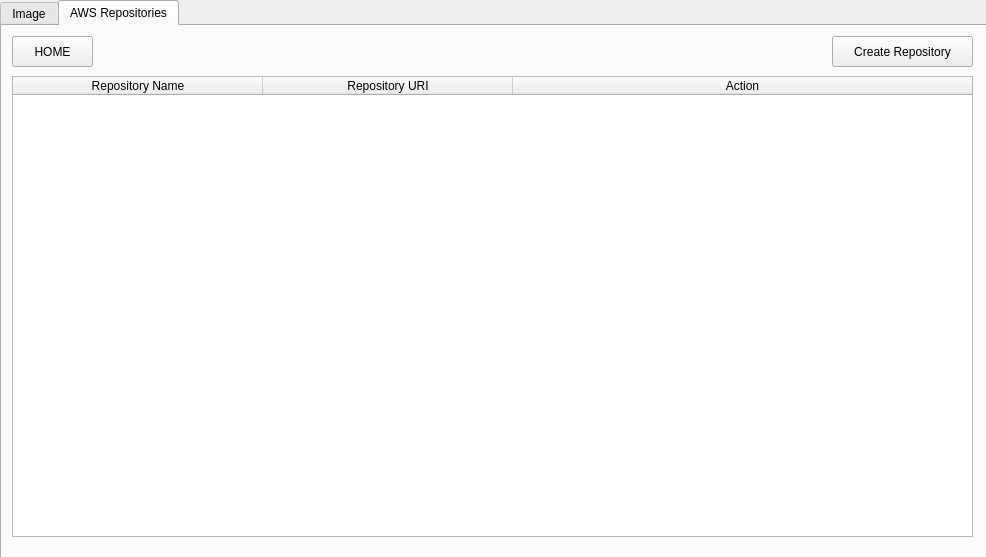
<?xml version="1.0" encoding="UTF-8"?>
<ui version="4.0">
 <class>Form</class>
 <widget class="QWidget" name="Form">
  <property name="geometry">
   <rect>
    <x>0</x>
    <y>0</y>
    <width>986</width>
    <height>557</height>
   </rect>
  </property>
  <property name="acceptDrops">
   <bool>false</bool>
  </property>
  <property name="windowTitle">
   <string>Docker Client</string>
  </property>
  <widget class="QTabWidget" name="tabWidget">
   <property name="geometry">
    <rect>
     <x>0</x>
     <y>0</y>
     <width>991</width>
     <height>561</height>
    </rect>
   </property>
   <property name="currentIndex">
    <number>1</number>
   </property>
   <widget class="QWidget" name="tab">
    <attribute name="title">
     <string>Image</string>
    </attribute>
    <widget class="QPushButton" name="pushButton">
     <property name="geometry">
      <rect>
       <x>870</x>
       <y>480</y>
       <width>91</width>
       <height>41</height>
      </rect>
     </property>
     <property name="text">
      <string>Build</string>
     </property>
    </widget>
    <widget class="QWidget" name="layoutWidget">
     <property name="geometry">
      <rect>
       <x>20</x>
       <y>20</y>
       <width>831</width>
       <height>491</height>
      </rect>
     </property>
     <layout class="QGridLayout" name="gridLayout">
      <item row="2" column="0">
       <widget class="QLabel" name="label">
        <property name="text">
         <string>Project Path:</string>
        </property>
       </widget>
      </item>
      <item row="2" column="2">
       <widget class="QLineEdit" name="ProjectPath"/>
      </item>
      <item row="3" column="0">
       <widget class="QLabel" name="label_2">
        <property name="text">
         <string>Tag:</string>
        </property>
       </widget>
      </item>
      <item row="3" column="2">
       <widget class="QLineEdit" name="Tag"/>
      </item>
      <item row="2" column="3">
       <widget class="QToolButton" name="toolButton">
        <property name="text">
         <string>...</string>
        </property>
       </widget>
      </item>
      <item row="6" column="0" colspan="3">
       <widget class="QGroupBox" name="groupBox">
        <property name="title">
         <string>DockerFile:</string>
        </property>
        <layout class="QHBoxLayout" name="horizontalLayout">
         <property name="leftMargin">
          <number>1</number>
         </property>
         <property name="topMargin">
          <number>1</number>
         </property>
         <property name="rightMargin">
          <number>1</number>
         </property>
         <property name="bottomMargin">
          <number>1</number>
         </property>
         <item>
          <widget class="QTextEdit" name="textEdit"/>
         </item>
        </layout>
       </widget>
      </item>
     </layout>
    </widget>
    <zorder>layoutWidget</zorder>
    <zorder>pushButton</zorder>
    <zorder>groupBox</zorder>
    <zorder>textEdit</zorder>
   </widget>
   <widget class="QWidget" name="tab_2">
    <attribute name="title">
     <string>AWS Repositories</string>
    </attribute>
    <widget class="QTableWidget" name="tableWidget">
     <property name="geometry">
      <rect>
       <x>10</x>
       <y>50</y>
       <width>961</width>
       <height>461</height>
      </rect>
     </property>
     <property name="sizeAdjustPolicy">
      <enum>QAbstractScrollArea::AdjustIgnored</enum>
     </property>
     <attribute name="horizontalHeaderDefaultSectionSize">
      <number>250</number>
     </attribute>
     <attribute name="horizontalHeaderStretchLastSection">
      <bool>true</bool>
     </attribute>
     <column>
      <property name="text">
       <string>Repository Name</string>
      </property>
     </column>
     <column>
      <property name="text">
       <string>Repository URI</string>
      </property>
     </column>
     <column>
      <property name="text">
       <string>Action</string>
      </property>
     </column>
    </widget>
    <widget class="QPushButton" name="HOME">
     <property name="geometry">
      <rect>
       <x>10</x>
       <y>10</y>
       <width>81</width>
       <height>31</height>
      </rect>
     </property>
     <property name="text">
      <string>HOME</string>
     </property>
    </widget>
    <widget class="QPushButton" name="CreateRep">
     <property name="geometry">
      <rect>
       <x>830</x>
       <y>10</y>
       <width>141</width>
       <height>31</height>
      </rect>
     </property>
     <property name="text">
      <string>Create Repository</string>
     </property>
    </widget>
   </widget>
  </widget>
 </widget>
 <tabstops>
  <tabstop>ProjectPath</tabstop>
  <tabstop>pushButton</tabstop>
  <tabstop>tabWidget</tabstop>
 </tabstops>
 <resources/>
 <connections>
  <connection>
   <sender>pushButton</sender>
   <signal>clicked()</signal>
   <receiver>Form</receiver>
   <slot>buildimage()</slot>
   <hints>
    <hint type="sourcelabel">
     <x>876</x>
     <y>593</y>
    </hint>
    <hint type="destinationlabel">
     <x>873</x>
     <y>556</y>
    </hint>
   </hints>
  </connection>
  <connection>
   <sender>toolButton</sender>
   <signal>clicked()</signal>
   <receiver>Form</receiver>
   <slot>selectfolder()</slot>
   <hints>
    <hint type="sourcelabel">
     <x>653</x>
     <y>143</y>
    </hint>
    <hint type="destinationlabel">
     <x>851</x>
     <y>111</y>
    </hint>
   </hints>
  </connection>
 </connections>
 <slots>
  <slot>buildimage()</slot>
  <slot>selectfolder()</slot>
 </slots>
</ui>
